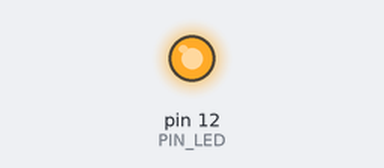
This sketch was run on a simulated Arduino Uno, built with avr-gcc and run on an emulated ATmega328P. Shown: output pins drawn as LEDs (lit = HIGH).

Above: at 1.0 s.
At 5.5 s:
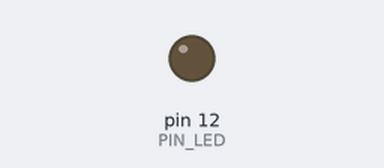
Timing chart, 0 to 6.9 s (numbered marks = the images above):
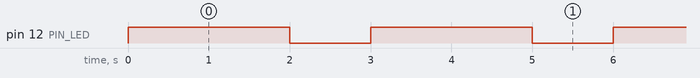

The sketch:

1-1_BlinkLED.ino
```cpp
// (licence header left out)
#define PIN_LED 12

void setup() {
  pinMode(PIN_LED, OUTPUT);       // Set pin to be output pin
}

void loop() {
  digitalWrite(PIN_LED, HIGH);    // Turn LED on
  delay(2000);                    // Wait for 2s
  digitalWrite(PIN_LED, LOW);     // Turn LED off
  delay(1000);                    // Wait for 1s
}
```

Measured:
- by itself, pin 12 (PIN_LED): alternates HIGH for 2.0 s and LOW for 1.0 s
